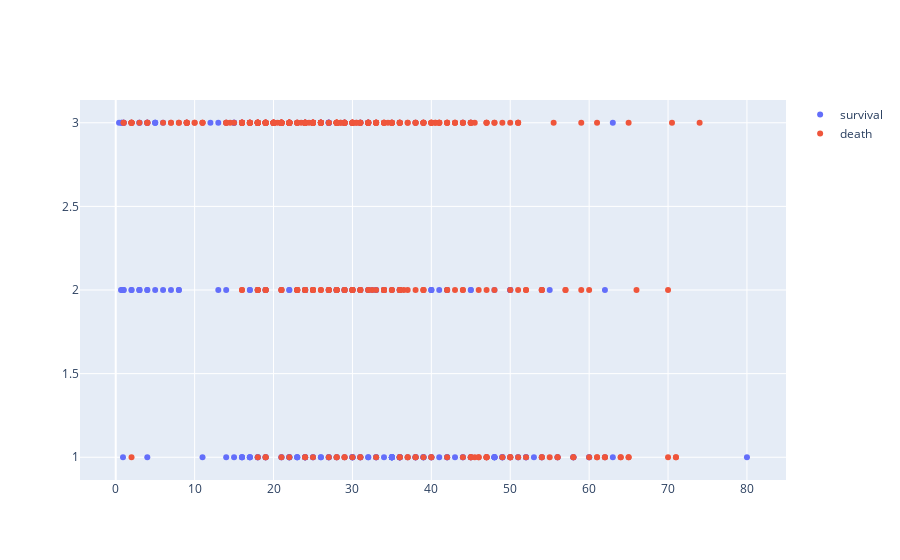

Notebook source saved alongside this figure:
### Code cell
fig=go.Figure()
dead_indexs=[]
survive=[]
for i in range(len(X_train)):
    if(Y_train.iloc[i]==0):
        dead_indexs.append(i)
    else:
        survive.append(i)
dead=X_train[predictors].iloc[dead_indexs]
survive=X_train[predictors].iloc[survive]
fig.add_trace(go.Scatter(x=survive.iloc[:,1],y=survive.iloc[:,0],mode="markers",name="survival"))
fig.add_trace(go.Scatter(x=dead.iloc[:,1],y=dead.iloc[:,0],mode="markers",name="death"))

### Figure 1 — Plotly figure (JSON) as saved in the notebook; plotly's stock layout.template omitted (floating-point values rounded to 4 significant figures; data arrays with more than 128 entries replaced by an {"elided": "..."} marker saying what was removed)
{"data": [{"mode": "markers", "name": "survival", "type": "scatter", "x": {"elided": "290 float values"}, "y": {"elided": "290 int values"}}, {"mode": "markers", "name": "death", "type": "scatter", "x": {"elided": "424 float values"}, "y": {"elided": "424 int values"}}], "layout": {}}
